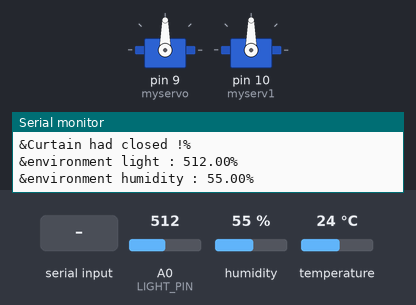
Recording of a sketch running on a simulated Arduino Uno, built with avr-gcc and run on an emulated ATmega328P. On the bench: 2 × servo, the last lines printed to the serial monitor. The test bench sets the inputs (shaded band); at power-on: A0 (LIGHT_PIN) = 512, temperature 24 °C, humidity 55 %.

Above: at 1.2 s.
1.3 s: "5:1\n" received over Serial
2.9 s: A0 (LIGHT_PIN) set to 984
4.8 s: A0 (LIGHT_PIN) set to 1018
At 6.6 s:
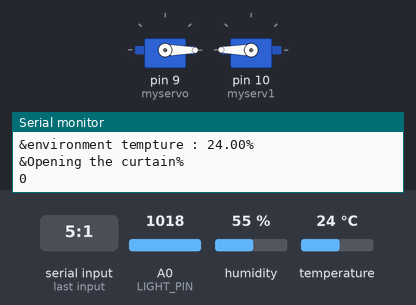
8.3 s: temperature set to 1.2 °C
11.8 s: temperature set to 0.9 °C
At 13.3 s:
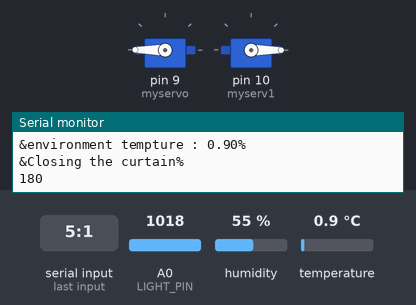
15.1 s: "6:1\n" received over Serial
Timing chart, 0 to 18.1 s (numbered marks = the images above; inputs shaded):
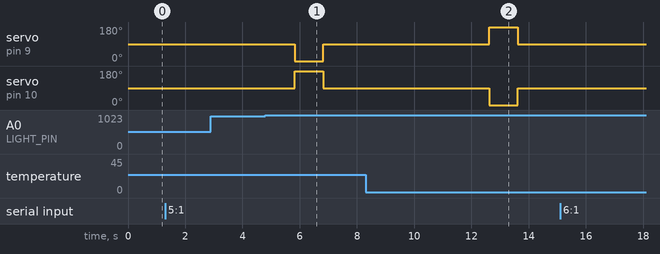

Measured:
- the behaviour switches between 1000 and 1001 on A0 (LIGHT_PIN) (found by bisection; images 0 and 1)
- the behaviour switches between 1.1 and 1 °C on temperature (found by bisection; images 1 and 2)
- after the input at 4.8 s, servo on pin 9 (myservo): 90° → 0° after 1.0 s, → 90° 1.0 s later; servo on pin 10 (myserv1): 90° → 180° after 1.0 s, → 90° 1.0 s later
- after the input at 11.8 s, servo on pin 9 (myservo): 90° → 180° after 0.82 s, → 90° 1.0 s later; servo on pin 10 (myserv1): 90° → 0° after 0.82 s, → 90° 1.0 s later

The sketch:

curtain_arduino.ino
```cpp
/*
 * 通讯需求
 * 1.解析控制命令
 *    0   置为自动模式
 *    1   置为手动模式
 *    3   开窗帘，前提是手动模式下
 *    4   关窗帘，前提是手动模式下
 *    5   设置温度阀值
 *    6   设置湿度阀值
 *    7   设置亮度阀值
 *
 *2.传送传感器信息
 *    传回温度信息
 *    传回湿度信息
 *    传回亮度信息
 *    传回窗帘开关状态
 *    传回窗帘控制模式信息
 *
 *3 连接后回送菜单
 */

//舵机头文件
#include <Servo.h>
#include <SHT1x.h>

//宏定义
#define LIGHT_PIN        A0         //光强检测输出引脚
#define LIGHT_THRESHOLD    300    //光强阀值
#define dataPin  8
#define clockPin 7

//定义变量并赋初值
SHT1x sht1x(dataPin, clockPin);
String mes = "";
int control_mode = 0; // 0 自动  1 手动
String controlMes = "";//接收控制指令
int which = 0; //设置有关阀值  0  温度阀值  1 湿度阀值  2  光阀值
int curtain_state = 0; // 0 关  1 开
float tempture_threshold = 25;
float humidity_threshold = 60;
float light_threshold = 1000;

float current_tempture = 0;
float current_humidity = 0;
float current_light = 0;

boolean daylight = false;
boolean warm = true;
boolean bumanzu = true;
boolean flag = false;

//创建两个舵机控制对象
Servo myservo;
Servo myserv1;

//函数定义
int  forward(void)                          //正转
{ myservo.write(0);
  myserv1.write(180);
  Serial.println( myservo.read());
}

int  reverse(void)                          //反转
{ myservo.write(180);
  myserv1.write(0);
  Serial.println( myservo.read());
}

int doStop(void)                           //静止
{ myservo.write(90);
  myserv1.write(90);
}

void sendMes(String mes)
{
  //符号表示消息头
  Serial.print("&");
  //两位数字表示数据长度--------发现这个并没有卵用，得到的数字可能只有一位
  //   int mesSize=mes.length();
  //   if(mesSize<10) Serial.print(0);
  //   Serial.print(mesSize);
  Serial.print(mes);
  //消息尾
  Serial.print("%");
  Serial.print("\n");
  delay(20);
}
//0  tempture threshold 1 humidity 2 light 3 4 5获取传感器数据
//这里消息格式与手机端解析对应，：号左边为字符串且空一格，右边空一格然后接传递的数字
void sendDataMes(int which, float value)
{
  char   c[25];
  dtostrf(value, 4, 2, c);
  //符号表示消息头
  Serial.print("&");
  if (which == 0)
  {
    Serial.print("Tempture threshold : ");
    Serial.print(c);
  } else if (which == 1) {
    Serial.print("Humidity threshold : ");
    Serial.print(c);
  } else if (which == 2) {
    Serial.print("Light threshold : ");
    Serial.print(c);
  } else if (which == 3) {
    Serial.print("environment tempture : ");
    Serial.print(c);
  } else if (which == 4) {
    Serial.print("environment humidity : ");
    Serial.print(c);
  } else if (which == 5) {
    Serial.print("environment light : ");
    Serial.print(c);
  }

  //消息尾
  Serial.print("%");
  Serial.print("\n");
  delay(20);
}

void analyzeMes(String mes)
{
  int index = mes.indexOf(":");
  String meshead;
  float value;

  if (index != -1)
  {
    meshead = mes.substring(0, index);
    value = mes.substring(index + 1).toFloat();
    if (meshead == "5")
    {
      tempture_threshold = value;
      sendMes(mes);
      sendDataMes(0, value);
    } else if (meshead == "6")
    {
      humidity_threshold = value;
      sendMes(mes);
      sendDataMes(1, value);
    } else if (meshead == "7")
    {
      light_threshold = value;
      sendMes(mes);
      sendDataMes(2, value);
    }
  } else if (mes == "help" || mes == "Help")
  {
    sendMes("Help$ menu here ");
    sendMes("0$ Change control mode to auto");
    sendMes("1$ Change control mode to manual");
    sendMes("3$ close the curtain");
    sendMes("4$ open the curtain");
    sendMes("5$ Set the tempture threshold");
    sendMes("6$ Set the humidity threshold");
    sendMes("7$ Set the light threshold");
    sendMes("8$ Get the curtain state");
    sendMes("9$ Get the control mode");
    sendMes("a$ Get the environment tempture");
    sendMes("b$ Get the environment humidity");
    sendMes("c$ Get the environment light intensity");
    sendMes("d$ Get the tempture threshold");
    sendMes("e$ Get the humidity threshold");
    sendMes("f$ Get the light intensity threshold");
    sendMes("Help or help$ Get the help");
  } else {
    sendMes("You send me message $ " + mes);
    sendMes("I don't know what you want !");
    sendMes("Please send 'help' or 'Help' to get option menu");
  }

}

void setup() {
  myservo.attach(9);              //舵机1由arduino第九脚控制
  myserv1.attach(10);            //舵机2由arduino第十脚控制
  Serial.begin(9600);

}

void loop() {
  while (Serial.available())                 //当前串口缓冲池的数据量
  {
    mes += char(Serial.read());           //读取手机发送过来的字符，并存储
    delay(2);
  }
  if (mes.length() == 1) {                //对手机发送字符长度判断，单字符节执行下面函数
    if (mes == "0") {
      sendMes("automatic mode");
      control_mode = 0;
      delay(2);

    } else if (mes == "1") {
      sendMes("manual mode");
      control_mode = 1;
      delay(2);

    } else if (mes == "3") {
      sendMes("Try to close the curtain");
      if (control_mode == 1) controlMes = mes;
      delay(2);
    } else if (mes == "4") {
      sendMes("Try to open the curtain");
      if (control_mode == 1) controlMes = mes;
      delay(2);
    }
    else if (mes == "5") {
      sendMes("You should send the tempture threshold value");
    } else if (mes == "6") {
      sendMes("You should send the humidity threshold value");
    } else if (mes == "7") {
      sendMes("You should send the light threshold value");
    } else if (mes == "8") {
      if (curtain_state == 0) {
        sendMes("Curtain had closed !");
      } else if (curtain_state == 1) {
        sendMes("Curtain had opened !");
      }
    } else if (mes == "9") {
      if (control_mode == 0) {
        sendMes("The control mode is auto");
      } else if (control_mode == 1) {
        sendMes("The control mode is manual");
      }
    } else if (mes == "a") {
      sendDataMes(3, current_tempture);
    } else if (mes == "b") {
      sendDataMes(4, current_humidity);
    } else if (mes == "c") {
      sendDataMes(5, current_light);
    } else if (mes == "d") {
      sendDataMes(0, tempture_threshold);
    } else if (mes == "e") {
      sendDataMes(1, humidity_threshold);
    } else if (mes == "f") {
      sendDataMes(2, light_threshold);
    }
    mes = "";                        //mes字符串初始化
  } else if (mes.length() > 1) {
    analyzeMes(mes);
    mes = "";
  }
  //读取光强
  current_light = analogRead(LIGHT_PIN);
  delay(200);
  sendDataMes(5, current_light);

  // 读取湿度
  current_humidity = sht1x.readHumidity();
  delay(200);
  sendDataMes(4, current_humidity);

  //检测温度，并将电压转换到摄氏温度
  current_tempture = sht1x.readTemperatureC();
  delay(200);
  sendDataMes(3, current_tempture);

  //判断光强与阀值得大小，对daylight进行赋值
  if (current_light > light_threshold)
    daylight = true;
  else
    daylight = false;
  //判断温度与阀值得大小，对daylight进行赋值
  if (current_tempture > tempture_threshold)
    warm = true;
  else
    warm = false;

  if (!daylight || !warm == 1)
    bumanzu = 1;
  else
    bumanzu = 0;

  if (control_mode == 1) {    //手动控制模式下基本控制
    if (controlMes == "3") {
      if (curtain_state == 0) {
        sendMes("Curtain had closed !");
      } else if (curtain_state == 1) {
        sendMes("Closing the curtain !");
        reverse();
        delay(1000);
        doStop();
        sendMes("Closed the curtain !");
        curtain_state = 0;
      }
    } else if (controlMes == "4") {
      if (curtain_state == 0)  //判断窗帘状态，防止循环下重复开窗帘
      {
        sendMes("Opening the curtain");
        //尝试开窗帘...
        forward();
        delay(1000);
        doStop();
        sendMes("Opened the curtain !");
        curtain_state = 1;
      } else {
        sendMes("Curtain had opened !");
      }
    } else if (controlMes == "5") {
    } else if (controlMes == "6") {
    } else if (controlMes == "7") {
    }
  } else if (control_mode == 0) { //自动控制模式下，基本处理
    if (daylight && warm)  //光线和温度满足条件后控制窗帘状态
    {
      if (curtain_state == 0)  //判断窗帘状态，防止循环下重复开窗帘
      {
        sendMes("Opening the curtain");
        //尝试开窗帘...
        forward();
        delay(1000);
        doStop();
        sendMes("Opened the curtain !");
        curtain_state = 1;
      }
      else
      {
        sendMes("Curtain had opened !");
      }
    } else {
      if (curtain_state == 1) //判断窗帘状态，防止循环下重复开窗帘
      {
        sendMes("Closing the curtain");
        //尝试关窗帘
        reverse();
        delay(1000);
        doStop();
        sendMes("Closed the curtain !");
        curtain_state = 0;
      } else
      {
        sendMes("Curtain had closed !");
      }
    }
  }
}
```
